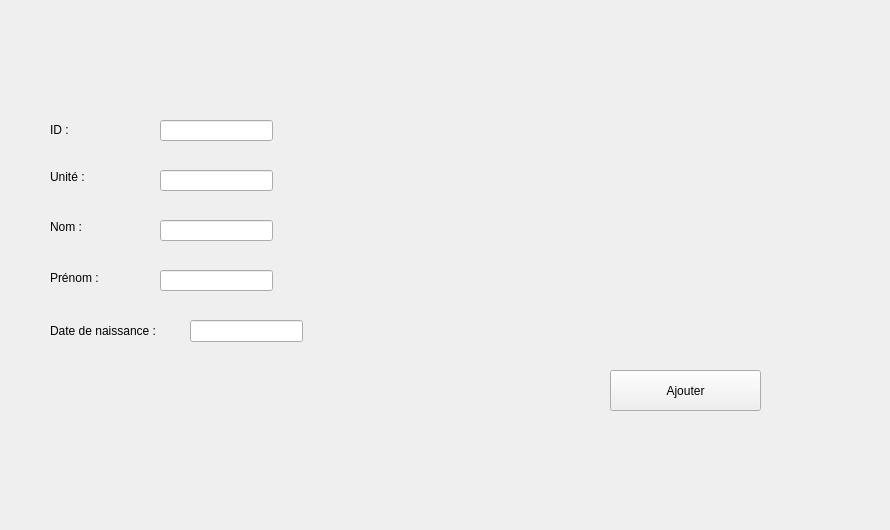
        <widget class="QWidget" name="tab_7">
         <attribute name="icon">
          <iconset>
           <normaloff>app.png</normaloff>app.png</iconset>
         </attribute>
         <attribute name="title">
          <string>Ajouter </string>
         </attribute>
         <widget class="QLabel" name="label_3">
          <property name="geometry">
           <rect>
            <x>50</x>
            <y>120</y>
            <width>41</width>
            <height>20</height>
           </rect>
          </property>
          <property name="text">
           <string>ID : </string>
          </property>
         </widget>
         <widget class="QLabel" name="label_4">
          <property name="geometry">
           <rect>
            <x>50</x>
            <y>220</y>
            <width>47</width>
            <height>14</height>
           </rect>
          </property>
          <property name="text">
           <string>Nom :</string>
          </property>
         </widget>
         <widget class="QLabel" name="label_5">
          <property name="geometry">
           <rect>
            <x>50</x>
            <y>270</y>
            <width>71</width>
            <height>16</height>
           </rect>
          </property>
          <property name="text">
           <string>Prénom :</string>
          </property>
         </widget>
         <widget class="QLabel" name="label_6">
          <property name="geometry">
           <rect>
            <x>50</x>
            <y>170</y>
            <width>47</width>
            <height>14</height>
           </rect>
          </property>
          <property name="text">
           <string>Unité :</string>
          </property>
         </widget>
         <widget class="QLabel" name="label_7">
          <property name="geometry">
           <rect>
            <x>50</x>
            <y>310</y>
            <width>141</width>
            <height>41</height>
           </rect>
          </property>
          <property name="text">
           <string>Date de naissance :</string>
          </property>
         </widget>
         <widget class="QLineEdit" name="le_IDD">
          <property name="geometry">
           <rect>
            <x>160</x>
            <y>120</y>
            <width>113</width>
            <height>21</height>
           </rect>
          </property>
         </widget>
         <widget class="QLineEdit" name="le_unitee_2">
          <property name="geometry">
           <rect>
            <x>160</x>
            <y>170</y>
            <width>113</width>
            <height>21</height>
           </rect>
          </property>
         </widget>
         <widget class="QLineEdit" name="le_nom">
          <property name="geometry">
           <rect>
            <x>160</x>
            <y>220</y>
            <width>113</width>
            <height>21</height>
           </rect>
          </property>
         </widget>
         <widget class="QLineEdit" name="le_prenomm_2">
          <property name="geometry">
           <rect>
            <x>160</x>
            <y>270</y>
            <width>113</width>
            <height>21</height>
           </rect>
          </property>
         </widget>
         <widget class="QPushButton" name="pushButton_8">
          <property name="geometry">
           <rect>
            <x>610</x>
            <y>370</y>
            <width>151</width>
            <height>41</height>
           </rect>
          </property>
          <property name="text">
           <string>Ajouter</string>
          </property>
          <property name="icon">
           <iconset>
            <normaloff>app.png</normaloff>app.png</iconset>
          </property>
         </widget>
         <widget class="QLabel" name="label_54">
          <property name="geometry">
           <rect>
            <x>-30</x>
            <y>0</y>
            <width>881</width>
            <height>521</height>
           </rect>
          </property>
          <property name="text">
           <string/>
          </property>
          <property name="pixmap">
           <pixmap>../fond-texture-grunge-abstrait-bleu-marine_145345-4.jpg</pixmap>
          </property>
          <property name="scaledContents">
           <bool>true</bool>
          </property>
         </widget>
         <widget class="QLineEdit" name="la_datt">
          <property name="geometry">
           <rect>
            <x>190</x>
            <y>320</y>
            <width>113</width>
            <height>22</height>
           </rect>
          </property>
         </widget>
         <zorder>label_54</zorder>
         <zorder>label_3</zorder>
         <zorder>label_4</zorder>
         <zorder>label_5</zorder>
         <zorder>label_6</zorder>
         <zorder>label_7</zorder>
         <zorder>le_IDD</zorder>
         <zorder>le_unitee_2</zorder>
         <zorder>le_nom</zorder>
         <zorder>le_prenomm_2</zorder>
         <zorder>pushButton_8</zorder>
         <zorder>la_datt</zorder>
        </widget>
